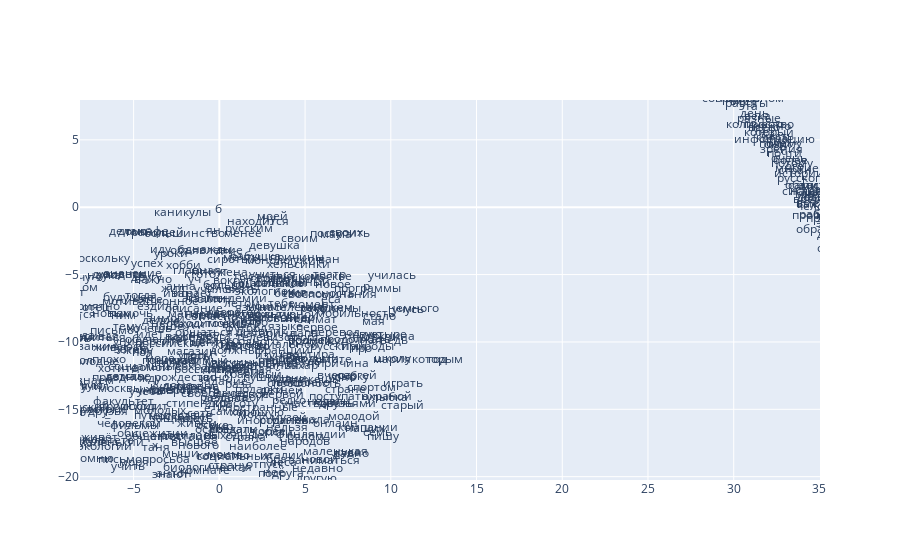

This figure's notebook cell:
### Code cell
from sklearn.decomposition import IncrementalPCA    # inital reduction
from sklearn.manifold import TSNE                   # final reduction
import numpy as np                                  # array handling


def reduce_dimensions(model):
    num_dimensions = 2  # final num dimensions (2D, 3D, etc)

    # extract the words & their vectors, as numpy arrays
    vectors = np.asarray(model_min_1000.wv.vectors)
    labels = np.asarray(model_min_1000.wv.index_to_key)  # fixed-width numpy strings

    # reduce using t-SNE
    tsne = TSNE(n_components=num_dimensions, random_state=0)
    vectors = tsne.fit_transform(vectors)

    x_vals = [v[0] for v in vectors]
    y_vals = [v[1] for v in vectors]
    return x_vals, y_vals, labels


x_vals, y_vals, labels = reduce_dimensions(model_min_1000)

def plot_with_plotly(x_vals, y_vals, labels, plot_in_notebook=True):
    from plotly.offline import init_notebook_mode, iplot, plot
    import plotly.graph_objs as go

    trace = go.Scatter(x=x_vals, y=y_vals, mode='text', text=labels)
    data = [trace]

    if plot_in_notebook:
        init_notebook_mode(connected=True)
        iplot(data, filename='word-embedding-plot')
    else:
        plot(data, filename='word-embedding-plot.html')


def plot_with_matplotlib(x_vals, y_vals, labels):
    import matplotlib.pyplot as plt
    import random

    random.seed(0)

    plt.figure(figsize=(24, 24))
    plt.scatter(x_vals, y_vals)

    #
    # Label randomly subsampled 25 data points
    #
    indices = list(range(len(labels)))
    selected_indices = random.sample(indices, 25)
    for i in selected_indices:
        plt.annotate(labels[i], (x_vals[i], y_vals[i]))

try:
    get_ipython()
except Exception:
    plot_function = plot_with_matplotlib
else:
    plot_function = plot_with_plotly

plot_function(x_vals, y_vals, labels)

### Figure 1 — Plotly figure (JSON) as saved in the notebook; plotly's stock layout.template omitted (floating-point values rounded to 4 significant figures; data arrays with more than 128 entries replaced by an {"elided": "..."} marker saying what was removed)
{"data": [{"mode": "text", "text": {"elided": "1024 str values"}, "type": "scatter", "x": {"elided": "1024 float values"}, "y": {"elided": "1024 float values"}}], "layout": {"autosize": true, "dragmode": "pan", "xaxis": {"autorange": false, "range": [-8.127, 35.03], "type": "linear"}, "yaxis": {"autorange": false, "range": [-20.25, 7.959], "type": "linear"}}}
